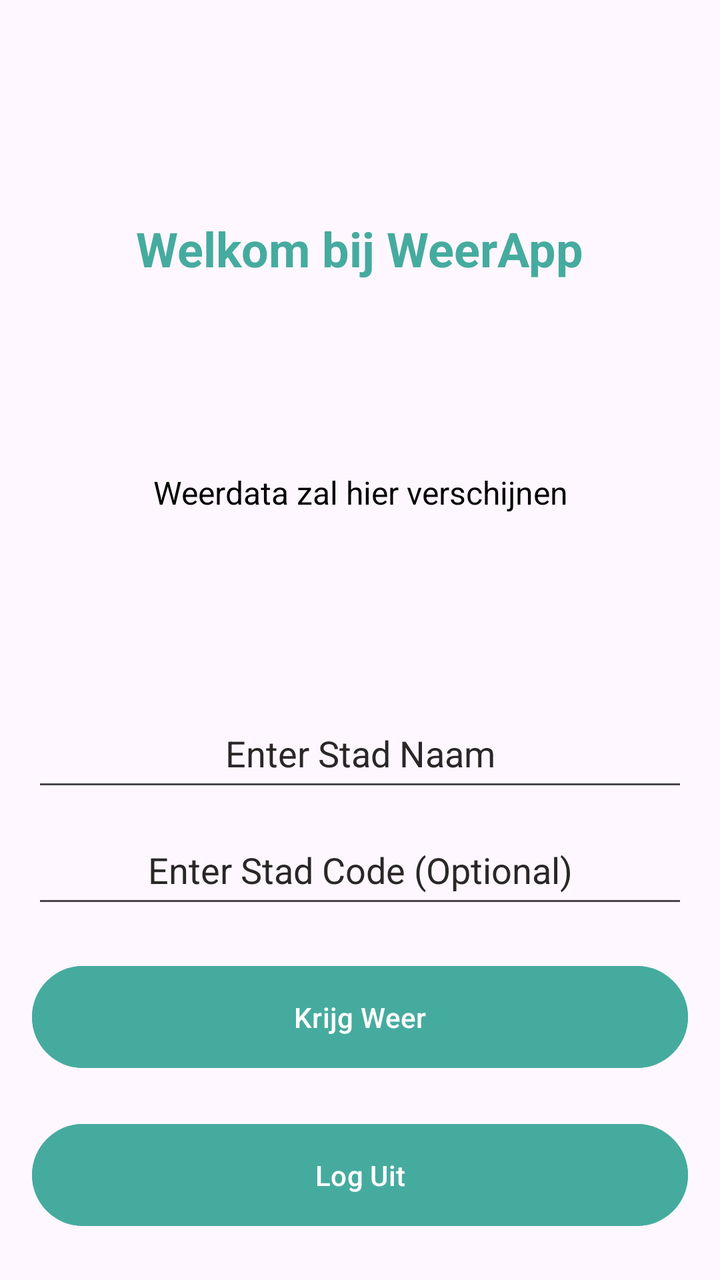
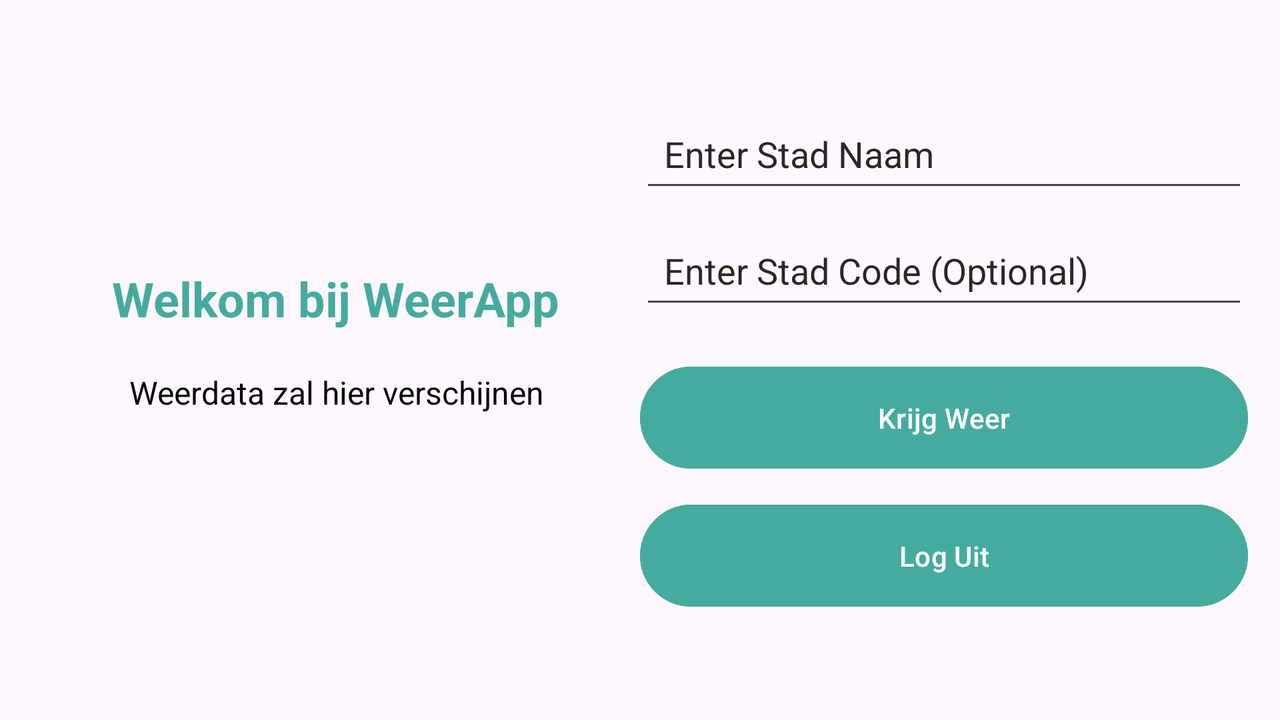

Two renders of one Android screen. The first uses the default layout on a phone; the second uses the alternative layout the repository ships for a different screen configuration, on a matching device. The two XML files are below.
<!-- AndroidManifest.xml: application theme Theme.weerappexamen -->
<!-- res/layout/activity_main2.xml -->
<LinearLayout
    xmlns:android="http://schemas.android.com/apk/res/android"
    android:layout_width="match_parent"
    android:layout_height="match_parent"
    android:padding="16dp"
    android:orientation="vertical"
    android:gravity="center_horizontal">

    <TextView
        android:id="@+id/tvWelcome"
        android:layout_width="wrap_content"
        android:layout_height="wrap_content"
        android:layout_marginTop="92dp"
        android:gravity="center"
        android:text="Welkom bij WeerApp"
        android:textColor="#46AB9F"
        android:textSize="24sp"
        android:textStyle="bold" />

    <TextView
        android:id="@+id/tvResult"
        android:layout_width="385dp"
        android:layout_height="172dp"
        android:layout_marginTop="20dp"
        android:gravity="center"
        android:text="Weerdata zal hier verschijnen"
        android:textColor="#000000"
        android:textSize="16sp" />

    <EditText
        android:id="@+id/etCity"
        android:layout_width="match_parent"
        android:layout_height="wrap_content"
        android:layout_marginTop="20dp"
        android:gravity="center"
        android:hint="Enter Stad Naam"
        android:inputType="textPersonName"
        android:minHeight="48dp"
        android:padding="12dp"
        android:textColor="#000000"
        android:textColorHint="#292727"/>

    <EditText
        android:id="@+id/etCountry"
        android:layout_width="match_parent"
        android:layout_height="wrap_content"
        android:layout_marginTop="10dp"
        android:gravity="center"
        android:hint="Enter Stad Code (Optional)"
        android:inputType="textPersonName"
        android:minHeight="48dp"
        android:padding="12dp"
        android:textColor="#000000"
        android:textColorHint="#292727"/>

    <Button
        android:id="@+id/btnGet"
        android:layout_width="match_parent"
        android:layout_height="wrap_content"
        android:layout_marginTop="20dp"
        android:backgroundTint="@color/my_button_color"
        android:gravity="center"
        android:minHeight="48dp"
        android:onClick="getWeatherDetails"
        android:padding="16dp"
        android:text="Krijg Weer"
        android:textColor="@color/white" />


    <Button
        android:id="@+id/btnLogout"
        android:layout_width="match_parent"
        android:layout_height="wrap_content"
        android:layout_marginTop="20dp"
        android:backgroundTint="@color/my_button_color"
        android:gravity="center"
        android:minHeight="48dp"
        android:padding="16dp"
        android:text="Log Uit"
        android:textColor="@color/white"/>

</LinearLayout>
<!-- resources referenced by this layout -->
<resources>
  <color name="my_button_color">#46AB9F</color>
  <color name="white">#FFFFFFFF</color>
  <style name="Theme.weerappexamen" parent="Base.Theme.weerappexamen" />
  <style name="Base.Theme.weerappexamen" parent="Theme.Material3.DayNight.NoActionBar">
          <item name="android:statusBarColor">@color/status_bar_color</item>
      </style>
  <color name="status_bar_color">#46AB9F</color>
</resources>
<!-- res/layout-land/activity_main2.xml (the repository's variant of the layout above) -->
<!-- drawn on the phone turned sideways -->
<?xml version="1.0" encoding="utf-8"?>
<LinearLayout
    xmlns:android="http://schemas.android.com/apk/res/android"
    android:layout_width="match_parent"
    android:layout_height="match_parent"
    android:orientation="horizontal"
    android:padding="16dp"
    android:gravity="center">

    <LinearLayout
        android:layout_width="0dp"
        android:layout_height="wrap_content"
        android:layout_weight="1"
        android:orientation="vertical"
        android:gravity="center_horizontal">

        <TextView
            android:id="@+id/tvWelcome"
            android:layout_width="wrap_content"
            android:layout_height="wrap_content"
            android:gravity="center"
            android:text="Welkom bij WeerApp"
            android:textColor="#46AB9F"
            android:textSize="24sp"
            android:textStyle="bold"
            android:layout_marginBottom="20dp" />

        <TextView
            android:id="@+id/tvResult"
            android:layout_width="wrap_content"
            android:layout_height="wrap_content"
            android:gravity="center"
            android:text="Weerdata zal hier verschijnen"
            android:textColor="#000000"
            android:textSize="16sp"
            android:layout_marginBottom="20dp"/>
    </LinearLayout>

    <LinearLayout
        android:layout_width="0dp"
        android:layout_height="wrap_content"
        android:layout_weight="1"
        android:orientation="vertical"
        android:gravity="center_horizontal">

        <EditText
            android:id="@+id/etCity"
            android:layout_width="match_parent"
            android:layout_height="wrap_content"
            android:hint="Enter Stad Naam"
            android:inputType="textPersonName"
            android:minHeight="48dp"
            android:padding="12dp"
            android:layout_marginBottom="10dp"
            android:textColor="#000000"
            android:textColorHint="#292727"/>

        <EditText
            android:id="@+id/etCountry"
            android:layout_width="match_parent"
            android:layout_height="wrap_content"
            android:hint="Enter Stad Code (Optional)"
            android:inputType="textPersonName"
            android:minHeight="48dp"
            android:padding="12dp"
            android:layout_marginBottom="20dp"
            android:textColor="#000000"
            android:textColorHint="#292727"/>

        <Button
            android:id="@+id/btnGet"
            android:layout_width="match_parent"
            android:layout_height="wrap_content"
            android:backgroundTint="@color/my_button_color"
            android:minHeight="48dp"
            android:onClick="getWeatherDetails"
            android:padding="16dp"
            android:text="Krijg Weer"
            android:textColor="@color/white"
            android:layout_marginBottom="10dp"/>

        <Button
            android:id="@+id/btnLogout"
            android:layout_width="match_parent"
            android:layout_height="wrap_content"
            android:backgroundTint="@color/my_button_color"
            android:minHeight="48dp"
            android:padding="16dp"
            android:text="Log Uit"
            android:textColor="@color/white"/>
    </LinearLayout>

</LinearLayout>
